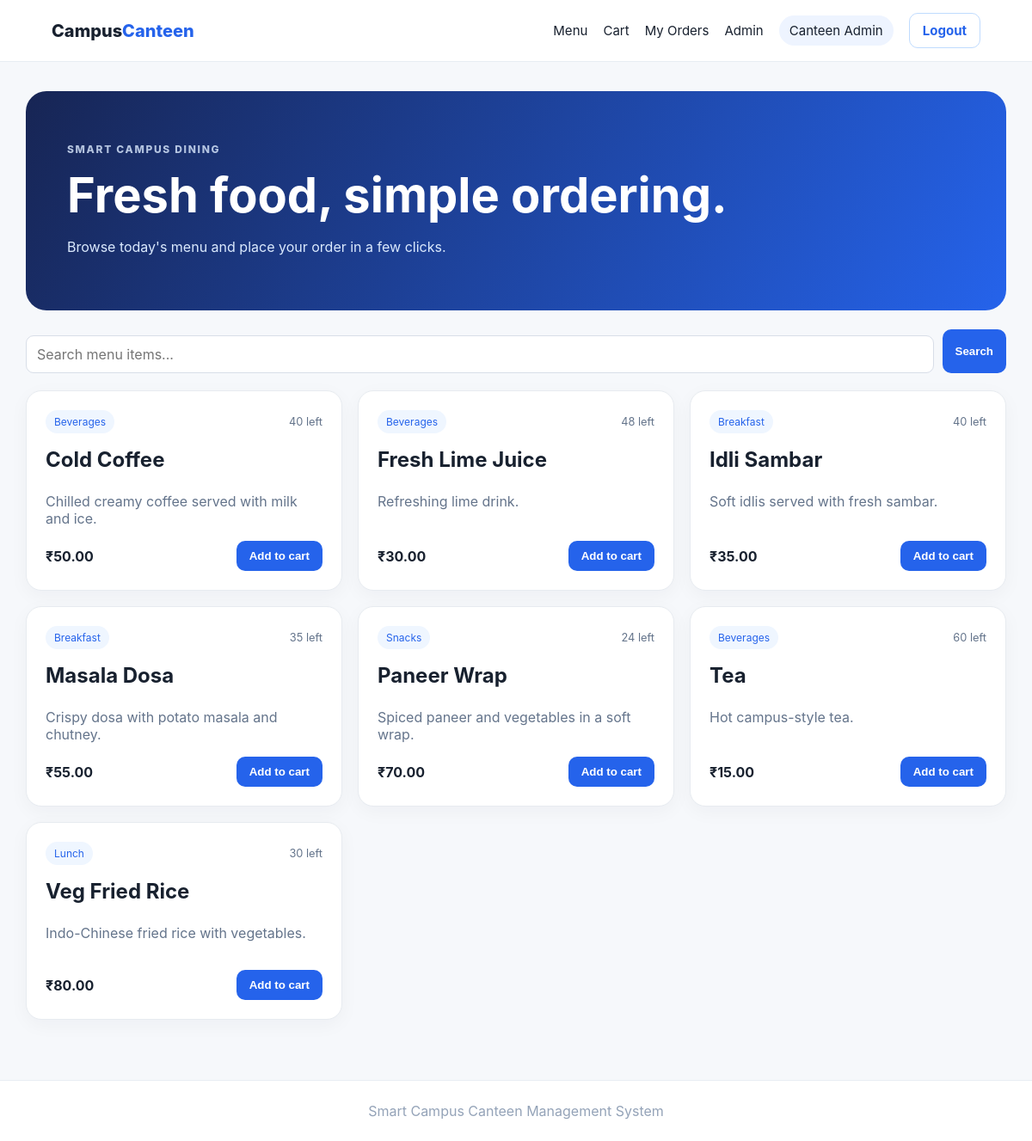
Page /menu (signed in) on the committed database.
### models.py (models this page shows)
class User(db.Model):
    id = db.Column(db.Integer, primary_key=True)
    name = db.Column(db.String(100), nullable=False)
    email = db.Column(db.String(150), unique=True, nullable=False, index=True)
    password_hash = db.Column(db.String(255), nullable=False)
    role = db.Column(db.String(20), nullable=False, default="student")
    orders = db.relationship("Order", back_populates="user", cascade="all, delete-orphan")

class MenuItem(db.Model):
    id = db.Column(db.Integer, primary_key=True)
    name = db.Column(db.String(120), nullable=False)
    description = db.Column(db.Text, default="")
    category = db.Column(db.String(80), nullable=False, default="General")
    price = db.Column(db.Float, nullable=False)
    stock = db.Column(db.Integer, nullable=False, default=0)
    is_available = db.Column(db.Boolean, nullable=False, default=True)

### app.py (the view)
@app.route("/menu")
def menu():
    query = request.args.get("q", "").strip()
    items_query = MenuItem.query.filter_by(is_available=True)
    if query:
        items_query = items_query.filter(MenuItem.name.ilike(f"%{query}%"))
    items = items_query.order_by(MenuItem.name).all()
    return render_template("menu.html", items=items, query=query)

### app.py (called while the page is built)
def current_user():
    user_id = session.get("user_id")
    return db.session.get(User, user_id) if user_id else None

@app.context_processor
def inject_user():
    return {"current_user": current_user()}

### templates/menu.html
{% extends "base.html" %}{% block title %}Menu | Campus Canteen{% endblock %}
{% block content %}
<section class="hero">
  <div><p class="eyebrow">SMART CAMPUS DINING</p><h1>Fresh food, simple ordering.</h1><p>Browse today's menu and place your order in a few clicks.</p></div>
</section>
<form class="search" method="get">
  <input name="q" value="{{ query }}" placeholder="Search menu items...">
  <button class="btn" type="submit">Search</button>
</form>
<div class="grid">
{% for item in items %}
  <article class="card">
    <div class="card-top"><span class="pill">{{ item.category }}</span><span class="stock">{{ item.stock }} left</span></div>
    <h2>{{ item.name }}</h2><p class="muted">{{ item.description }}</p>
    <div class="card-bottom"><strong>₹{{ '%.2f'|format(item.price) }}</strong>
      {% if current_user %}
      <form method="post" action="{{ url_for('add_to_cart', item_id=item.id) }}"><button class="btn" type="submit" {% if item.stock < 1 %}disabled{% endif %}>{% if item.stock %}Add to cart{% else %}Sold out{% endif %}</button></form>
      {% else %}<a class="btn" href="{{ url_for('login') }}">Login to order</a>{% endif %}
    </div>
  </article>
{% else %}
  <div class="empty"><h2>No items found</h2><p>Try another search.</p></div>
{% endfor %}
</div>
{% endblock %}

### templates/base.html (shortened to what this page needs)
<!doctype html>
<html lang="en">
<head>
  <link rel="stylesheet" href="{{ url_for('static', filename='css/style.css') }}">
</head>
<body>
<header class="navbar">
  <a class="brand" href="{{ url_for('menu') }}">Campus<span>Canteen</span></a>
  <nav>
    <a href="{{ url_for('menu') }}">Menu</a>
    {% if current_user %}
      <a href="{{ url_for('cart') }}">Cart</a>
      <a href="{{ url_for('order_history') }}">My Orders</a>
      {% if current_user.role == "admin" %}<a href="{{ url_for('admin_dashboard') }}">Admin</a>{% endif %}
      <span class="user-chip">{{ current_user.name }}</span>
      <a class="btn btn-outline" href="{{ url_for('logout') }}">Logout</a>
    {% else %}
      <a href="{{ url_for('login') }}">Login</a>
      <a class="btn" href="{{ url_for('register') }}">Register</a>
    {% endif %}
  </nav>
</header>
<main class="container">
  {% block content %}{% endblock %}
</main>
<footer>Smart Campus Canteen Management System</footer>
</body>
</html>

### static/css/style.css (style rules this page uses)
* { box-sizing:border-box }
body { margin:0;font-family:Inter,ui-sans-serif,system-ui,-apple-system,BlinkMacSystemFont,"Segoe UI",sans-serif;background:#f6f8fb;color:#18212f }
a { text-decoration:none;color:inherit }
.navbar { height:72px;background:#fff;border-bottom:1px solid #e8edf3;display:flex;align-items:center;justify-content:space-between;padding:0 5%;position:sticky;top:0;z-index:10 }
.brand { font-size:1.25rem;font-weight:800 }
.brand span { color:#2563eb }
.navbar nav { display:flex;align-items:center;gap:18px;font-size:.94rem }
.user-chip { background:#eef4ff;padding:8px 12px;border-radius:999px }
.container { max-width:1180px;margin:0 auto;padding:34px 20px 70px }
.hero { background:linear-gradient(120deg,#172554,#2563eb);color:#fff;border-radius:24px;padding:48px;margin-bottom:22px }
.hero h1 { font-size:clamp(2rem,5vw,3.5rem);margin:6px 0 }
.hero p { max-width:650px;color:#dbeafe }
.eyebrow { font-size:.75rem;font-weight:800;letter-spacing:.14em;opacity:.8 }
.search { display:flex;gap:10px;margin:20px 0 }
.search input { flex:1 }
.grid { display:grid;grid-template-columns:repeat(3,1fr);gap:18px }
.card,.panel,.auth-card,.order-card { background:#fff;border:1px solid #e7ebf0;border-radius:18px;padding:22px;box-shadow:0 6px 22px rgba(15,23,42,.04) }
.card { min-height:230px;display:flex;flex-direction:column }
.card h2 { margin:16px 0 8px }
.card-top,.card-bottom,.order-head,.order-items div,.cart-actions { display:flex;justify-content:space-between;align-items:center;gap:12px }
.card-bottom { margin-top:auto }
.pill { font-size:.75rem;background:#eff6ff;color:#2563eb;padding:6px 10px;border-radius:999px }
.stock { font-size:.8rem;color:#64748b }
.btn { border:0;background:#2563eb;color:#fff;padding:10px 15px;border-radius:10px;font-weight:700;cursor:pointer;display:inline-block }
.btn-outline { background:#fff;color:#2563eb;border:1px solid #bfdbfe }
.muted { color:#64748b }
input,textarea,select { width:100%;border:1px solid #d8dee8;border-radius:9px;padding:11px 12px;background:#fff;font:inherit;margin-top:7px }
footer { text-align:center;color:#94a3b8;padding:25px;border-top:1px solid #e8edf3;background:#fff }

### rows in the picture
User: name "Canteen Admin"
MenuItem: category "Beverages", stock "40", name "Cold Coffee", description "Chilled creamy coffee served with milk and ice.", price "50.00", shows "Add to cart"
MenuItem: category "Beverages", stock "48", name "Fresh Lime Juice", description "Refreshing lime drink.", price "30.00", shows "Add to cart"
MenuItem: category "Breakfast", stock "40", name "Idli Sambar", description "Soft idlis served with fresh sambar.", price "35.00", shows "Add to cart"
MenuItem: category "Breakfast", stock "35", name "Masala Dosa", description "Crispy dosa with potato masala and chutney.", price "55.00", shows "Add to cart"
MenuItem: category "Snacks", stock "24", name "Paneer Wrap", description "Spiced paneer and vegetables in a soft wrap.", price "70.00", shows "Add to cart"
MenuItem: category "Beverages", stock "60", name "Tea", description "Hot campus-style tea.", price "15.00", shows "Add to cart"
MenuItem: category "Lunch", stock "30", name "Veg Fried Rice", description "Indo-Chinese fried rice with vegetables.", price "80.00", shows "Add to cart"
